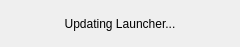
<?xml version="1.0" encoding="UTF-8"?>
<ui version="4.0">
 <class>SelfUpdater</class>
 <widget class="QDialog" name="SelfUpdater">
  <property name="windowModality">
   <enum>Qt::ApplicationModal</enum>
  </property>
  <property name="geometry">
   <rect>
    <x>0</x>
    <y>0</y>
    <width>240</width>
    <height>47</height>
   </rect>
  </property>
  <property name="sizePolicy">
   <sizepolicy hsizetype="Fixed" vsizetype="Fixed">
    <horstretch>0</horstretch>
    <verstretch>0</verstretch>
   </sizepolicy>
  </property>
  <property name="windowTitle">
   <string>Updating</string>
  </property>
  <property name="modal">
   <bool>true</bool>
  </property>
  <layout class="QVBoxLayout" name="verticalLayout">
   <item>
    <widget class="QLabel" name="label">
     <property name="text">
      <string>Updating Launcher...</string>
     </property>
     <property name="alignment">
      <set>Qt::AlignCenter</set>
     </property>
    </widget>
   </item>
  </layout>
 </widget>
 <resources/>
 <connections/>
</ui>
